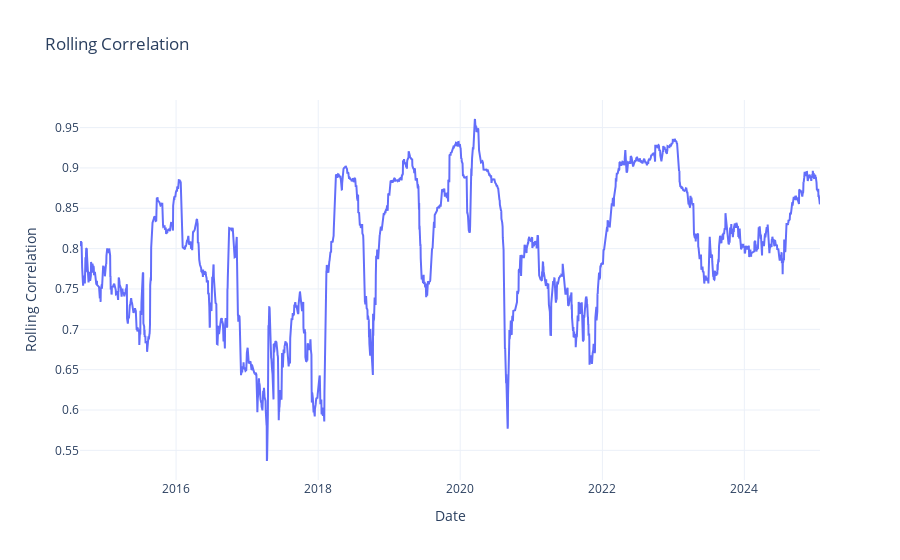

Notebook code for this chart:
### Code cell
fig = go.Figure()

fig.add_trace(go.Scatter(
    x=data.index,
    y=data['rolling_corr'],
    mode='lines',
    name='Rolling Correlation',
    line=dict(width=2)
))

fig.update_layout(
    title='Rolling Correlation',
    xaxis_title='Date',
    yaxis_title='Rolling Correlation',
    template='plotly_white',
    hovermode='x unified',
    font=dict(size=12)
)

fig.show()

### Figure 1 — Plotly figure (JSON) as saved in the notebook; plotly's stock layout.template omitted (floating-point values rounded to 4 significant figures; data arrays with more than 128 entries replaced by an {"elided": "..."} marker saying what was removed)
{"data": [{"line": {"width": 2}, "mode": "lines", "name": "Rolling Correlation", "type": "scatter", "x": {"elided": "2449 str values"}, "y": {"elided": "2449 float values"}}], "layout": {"font": {"size": 12}, "hovermode": "x unified", "title": {"text": "Rolling Correlation"}, "xaxis": {"title": {"text": "Date"}}, "yaxis": {"title": {"text": "Rolling Correlation"}}}}
